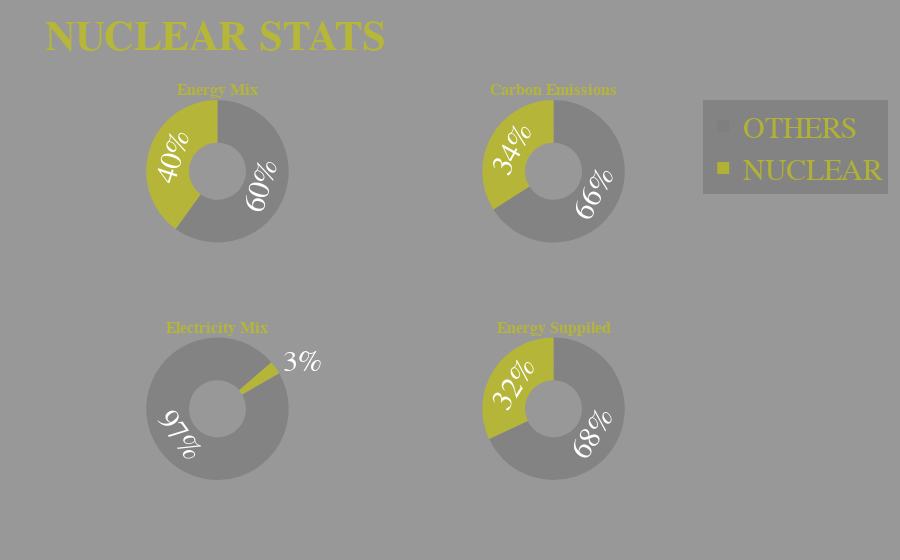

Notebook code cell kept with this figure:
### Code cell
import plotly.graph_objects as go
from plotly.subplots import make_subplots
import chart_studio.plotly as py

labels = ["NUCLEAR", "OTHERS"]

# Create subplots: use 'domain' type for Pie subplot
fig = make_subplots(rows=2, cols=2, specs=[[{'type':'domain'}, {'type':'domain'}],
                                          [{'type':'domain'}, {'type':'domain'}]],
                   subplot_titles = ('<b>Energy Mix', '<b>Carbon Emissions', '<b>Electricity Mix', '<b>Energy Suppiled'))

fig.add_trace(go.Pie(labels=labels, values=[40,60], name="Energy Mix",
                     marker =dict(colors = ['rgba(188, 189, 34, 0.8)','rgba(127, 127, 127, 0.8)']),
                    textfont = dict(color = 'white', size = 30)),
              1, 1,)
fig.add_trace(go.Pie(labels=labels, values=[34, 66], name="CO2 Emissions",
                    textfont = dict(color = 'white', size = 30)),
              1, 2)
fig.add_trace(go.Pie(labels=labels, values=[3, 97], name="Electricity Mix",
                    textfont = dict(color = 'white', size = 30), rotation = 60),
              2, 1)
fig.add_trace(go.Pie(labels=labels, values=[32, 68], name="Energy Suppiled",
                    textfont = dict(color = 'white', size = 30)),
              2, 2)



# Use `hole` to create a donut-like pie chart
fig.update_traces(hole=.4, hoverinfo="label+percent+name")

fig.update_layout(
    title="<b>NUCLEAR STATS",
    font=dict(size = 30, color = 'rgba(188, 189, 34, 0.8)', family = 'Raleway'),
    # Add annotations in the center of the donut pies.
    plot_bgcolor='rgba(127, 127, 127, 0.8)',
    paper_bgcolor='rgba(127, 127, 127, 0.8)',
    showlegend = True
)
#py.plot(fig, filename = 'ren_stats')
fig.show()

### Figure 1 — Plotly figure (JSON) as saved in the notebook; plotly's stock layout.template omitted (floating-point values rounded to 4 significant figures)
{"data": [{"domain": {"x": [0, 0.45], "y": [0.625, 1]}, "hole": 0.4, "hoverinfo": "label+percent+name", "labels": ["NUCLEAR", "OTHERS"], "marker": {"colors": ["rgba(188, 189, 34, 0.8)", "rgba(127, 127, 127, 0.8)"]}, "name": "Energy Mix", "textfont": {"color": "white", "size": 30}, "type": "pie", "values": [40, 60]}, {"domain": {"x": [0.55, 1], "y": [0.625, 1]}, "hole": 0.4, "hoverinfo": "label+percent+name", "labels": ["NUCLEAR", "OTHERS"], "name": "CO2 Emissions", "textfont": {"color": "white", "size": 30}, "type": "pie", "values": [34, 66]}, {"domain": {"x": [0, 0.45], "y": [0, 0.375]}, "hole": 0.4, "hoverinfo": "label+percent+name", "labels": ["NUCLEAR", "OTHERS"], "name": "Electricity Mix", "rotation": 60, "textfont": {"color": "white", "size": 30}, "type": "pie", "values": [3, 97]}, {"domain": {"x": [0.55, 1], "y": [0, 0.375]}, "hole": 0.4, "hoverinfo": "label+percent+name", "labels": ["NUCLEAR", "OTHERS"], "name": "Energy Suppiled", "textfont": {"color": "white", "size": 30}, "type": "pie", "values": [32, 68]}], "layout": {"annotations": [{"font": {"size": 16}, "showarrow": false, "text": "<b>Energy Mix", "x": 0.225, "xanchor": "center", "xref": "paper", "y": 1, "yanchor": "bottom", "yref": "paper"}, {"font": {"size": 16}, "showarrow": false, "text": "<b>Carbon Emissions", "x": 0.775, "xanchor": "center", "xref": "paper", "y": 1, "yanchor": "bottom", "yref": "paper"}, {"font": {"size": 16}, "showarrow": false, "text": "<b>Electricity Mix", "x": 0.225, "xanchor": "center", "xref": "paper", "y": 0.375, "yanchor": "bottom", "yref": "paper"}, {"font": {"size": 16}, "showarrow": false, "text": "<b>Energy Suppiled", "x": 0.775, "xanchor": "center", "xref": "paper", "y": 0.375, "yanchor": "bottom", "yref": "paper"}], "font": {"color": "rgba(188, 189, 34, 0.8)", "family": "Raleway", "size": 30}, "paper_bgcolor": "rgba(127, 127, 127, 0.8)", "plot_bgcolor": "rgba(127, 127, 127, 0.8)", "showlegend": true, "title": {"text": "<b>NUCLEAR STATS"}}}
